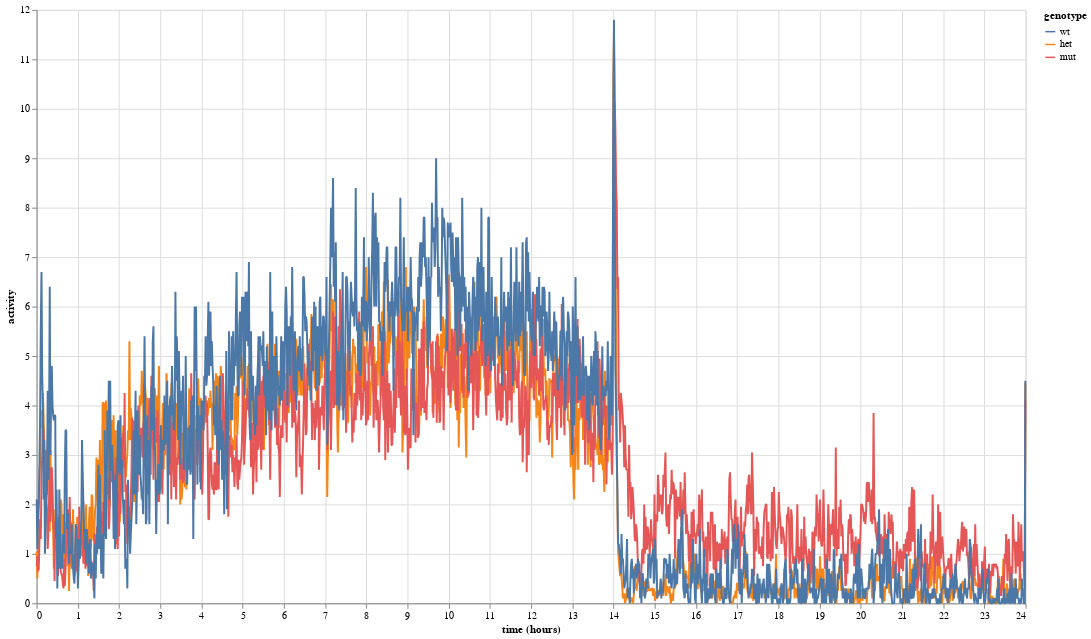

Notebook source saved alongside this figure:
### Code cell
# Only extract the data of day5 (which is the agreement among zebrafish community)
inds = median_df['day'] == 5

alt.Chart(median_df.loc[inds,:], height = 600, width = 1000
    ).mark_line(
        strokeJoin='bevel'
    ).encode(
        x=alt.X('zeit:Q', title='time (hours)'),
        y=alt.Y('activity:Q'),
        color=alt.Color('genotype:N', sort=['wt', 'het', 'mut']),
        order='zeit:Q'
    )

### Figure 1 — Vega-Lite specification as saved in the notebook (floating-point values rounded to 4 significant figures; data arrays with more than 128 entries replaced by an {"elided": "..."} marker saying what was removed)
{"$schema": "https://vega.github.io/schema/vega-lite/v2.6.0.json", "config": {"view": {"height": 300, "width": 400}}, "data": {"name": "data-a67ee940fa1f82a35fc304bb67b7d67c"}, "datasets": {"data-a67ee940fa1f82a35fc304bb67b7d67c": {"elided": "4311 records"}}, "encoding": {"color": {"field": "genotype", "sort": ["wt", "het", "mut"], "type": "nominal"}, "order": {"field": "zeit", "type": "quantitative"}, "x": {"field": "zeit", "title": "time (hours)", "type": "quantitative"}, "y": {"field": "activity", "type": "quantitative"}}, "height": 600, "mark": {"strokeJoin": "bevel", "type": "line"}, "width": 1000}
